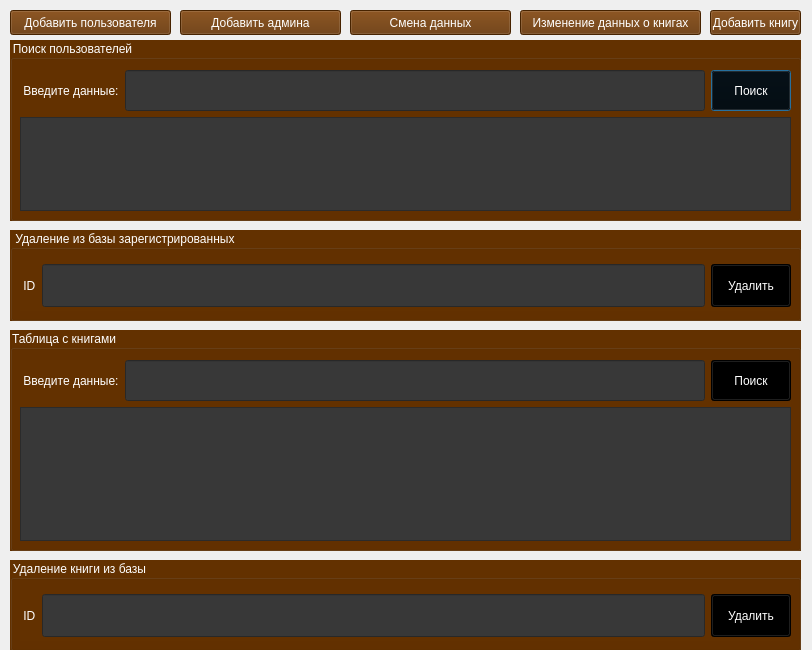
<?xml version="1.0" encoding="UTF-8"?>
<ui version="4.0">
 <class>AdminWindow</class>
 <widget class="QDialog" name="AdminWindow">
  <property name="geometry">
   <rect>
    <x>0</x>
    <y>0</y>
    <width>812</width>
    <height>650</height>
   </rect>
  </property>
  <property name="minimumSize">
   <size>
    <width>800</width>
    <height>650</height>
   </size>
  </property>
  <property name="maximumSize">
   <size>
    <width>820</width>
    <height>700</height>
   </size>
  </property>
  <property name="windowTitle">
   <string>Dialog</string>
  </property>
  <property name="styleSheet">
   <string notr="true"/>
  </property>
  <widget class="QGroupBox" name="groupBox_4">
   <property name="geometry">
    <rect>
     <x>10</x>
     <y>40</y>
     <width>791</width>
     <height>181</height>
    </rect>
   </property>
   <property name="styleSheet">
    <string notr="true">color: rgb(255, 255, 255);
background-color: rgb(99, 49, 0);</string>
   </property>
   <property name="title">
    <string>Поиск пользователей</string>
   </property>
   <widget class="QWidget" name="layoutWidget_5">
    <property name="geometry">
     <rect>
      <x>10</x>
      <y>30</y>
      <width>771</width>
      <height>141</height>
     </rect>
    </property>
    <layout class="QVBoxLayout" name="verticalLayout_12">
     <item>
      <layout class="QHBoxLayout" name="horizontalLayout_16">
       <item>
        <widget class="QLabel" name="label_21">
         <property name="minimumSize">
          <size>
           <width>0</width>
           <height>41</height>
          </size>
         </property>
         <property name="styleSheet">
          <string notr="true">color: rgb(255, 255, 255);
font: 75 14pt &quot;MS Shell Dlg 2&quot;;
</string>
         </property>
         <property name="text">
          <string> Введите данные:</string>
         </property>
        </widget>
       </item>
       <item>
        <widget class="QLineEdit" name="lineEdit_20">
         <property name="minimumSize">
          <size>
           <width>0</width>
           <height>41</height>
          </size>
         </property>
         <property name="styleSheet">
          <string notr="true">font: 14pt &quot;MS Shell Dlg 2&quot;;
color: rgb(255, 255, 255);
background-color: rgb(56, 56, 56);</string>
         </property>
         <property name="text">
          <string/>
         </property>
        </widget>
       </item>
       <item>
        <widget class="QPushButton" name="SearchUsers">
         <property name="minimumSize">
          <size>
           <width>0</width>
           <height>41</height>
          </size>
         </property>
         <property name="styleSheet">
          <string notr="true">background-color: rgb(0, 0, 0);
color: rgb(255, 255, 255);
font: 14pt &quot;MS Shell Dlg 2&quot;;</string>
         </property>
         <property name="text">
          <string>Поиск</string>
         </property>
        </widget>
       </item>
      </layout>
     </item>
     <item>
      <widget class="QTextEdit" name="textEdit_7">
       <property name="styleSheet">
        <string notr="true">font: 14pt &quot;MS Shell Dlg 2&quot;;
color: rgb(255, 255, 255);
background-color: rgb(56, 56, 56);</string>
       </property>
      </widget>
     </item>
    </layout>
   </widget>
  </widget>
  <widget class="QGroupBox" name="groupBox_5">
   <property name="geometry">
    <rect>
     <x>10</x>
     <y>230</y>
     <width>791</width>
     <height>91</height>
    </rect>
   </property>
   <property name="styleSheet">
    <string notr="true">color: rgb(255, 255, 255);
background-color: rgb(99, 49, 0);</string>
   </property>
   <property name="title">
    <string>Удаление из базы зарегистрированных</string>
   </property>
   <widget class="QWidget" name="layoutWidget_6">
    <property name="geometry">
     <rect>
      <x>10</x>
      <y>30</y>
      <width>771</width>
      <height>51</height>
     </rect>
    </property>
    <layout class="QHBoxLayout" name="horizontalLayout_17">
     <item>
      <widget class="QLabel" name="label_22">
       <property name="styleSheet">
        <string notr="true">color: rgb(255, 255, 255);
font: 75 14pt &quot;MS Shell Dlg 2&quot;;

</string>
       </property>
       <property name="text">
        <string> ID</string>
       </property>
      </widget>
     </item>
     <item>
      <widget class="QLineEdit" name="lineEdit_21">
       <property name="minimumSize">
        <size>
         <width>0</width>
         <height>43</height>
        </size>
       </property>
       <property name="styleSheet">
        <string notr="true">font: 14pt &quot;MS Shell Dlg 2&quot;;
color: rgb(255, 255, 255);
background-color: rgb(56, 56, 56);</string>
       </property>
      </widget>
     </item>
     <item>
      <widget class="QPushButton" name="Delete">
       <property name="minimumSize">
        <size>
         <width>0</width>
         <height>43</height>
        </size>
       </property>
       <property name="styleSheet">
        <string notr="true">background-color: rgb(0, 0, 0);
color: rgb(255, 255, 255);
font: 14pt &quot;MS Shell Dlg 2&quot;;</string>
       </property>
       <property name="text">
        <string>Удалить</string>
       </property>
      </widget>
     </item>
    </layout>
   </widget>
  </widget>
  <widget class="QGroupBox" name="groupBox_6">
   <property name="geometry">
    <rect>
     <x>10</x>
     <y>330</y>
     <width>791</width>
     <height>221</height>
    </rect>
   </property>
   <property name="styleSheet">
    <string notr="true">color: rgb(255, 255, 255);
background-color: rgb(99, 49, 0);</string>
   </property>
   <property name="title">
    <string>Таблица с книгами</string>
   </property>
   <widget class="QWidget" name="layoutWidget_7">
    <property name="geometry">
     <rect>
      <x>10</x>
      <y>30</y>
      <width>771</width>
      <height>181</height>
     </rect>
    </property>
    <layout class="QVBoxLayout" name="verticalLayout_13">
     <item>
      <layout class="QHBoxLayout" name="horizontalLayout_18">
       <item>
        <widget class="QLabel" name="label_23">
         <property name="minimumSize">
          <size>
           <width>0</width>
           <height>41</height>
          </size>
         </property>
         <property name="styleSheet">
          <string notr="true">color: rgb(255, 255, 255);
font: 75 14pt &quot;MS Shell Dlg 2&quot;;
</string>
         </property>
         <property name="text">
          <string> Введите данные:</string>
         </property>
        </widget>
       </item>
       <item>
        <widget class="QLineEdit" name="ProgLine">
         <property name="minimumSize">
          <size>
           <width>0</width>
           <height>41</height>
          </size>
         </property>
         <property name="styleSheet">
          <string notr="true">font: 14pt &quot;MS Shell Dlg 2&quot;;
color: rgb(255, 255, 255);
background-color: rgb(56, 56, 56);</string>
         </property>
         <property name="text">
          <string/>
         </property>
        </widget>
       </item>
       <item>
        <widget class="QPushButton" name="TableProgress">
         <property name="minimumSize">
          <size>
           <width>0</width>
           <height>41</height>
          </size>
         </property>
         <property name="styleSheet">
          <string notr="true">background-color: rgb(0, 0, 0);
color: rgb(255, 255, 255);
font: 14pt &quot;MS Shell Dlg 2&quot;;</string>
         </property>
         <property name="text">
          <string>Поиск</string>
         </property>
        </widget>
       </item>
      </layout>
     </item>
     <item>
      <widget class="QTextEdit" name="ProgInfo">
       <property name="styleSheet">
        <string notr="true">font: 14pt &quot;MS Shell Dlg 2&quot;;
color: rgb(255, 255, 255);
background-color: rgb(56, 56, 56);</string>
       </property>
      </widget>
     </item>
    </layout>
   </widget>
  </widget>
  <widget class="QPushButton" name="AddUser">
   <property name="geometry">
    <rect>
     <x>10</x>
     <y>10</y>
     <width>161</width>
     <height>25</height>
    </rect>
   </property>
   <property name="styleSheet">
    <string notr="true">background-color: rgb(99, 49, 0);
color: rgb(255, 255, 255);</string>
   </property>
   <property name="text">
    <string>Добавить пользователя</string>
   </property>
  </widget>
  <widget class="QPushButton" name="Add">
   <property name="geometry">
    <rect>
     <x>180</x>
     <y>10</y>
     <width>161</width>
     <height>25</height>
    </rect>
   </property>
   <property name="styleSheet">
    <string notr="true">background-color: rgb(99, 49, 0);
color: rgb(255, 255, 255);</string>
   </property>
   <property name="text">
    <string>Добавить админа</string>
   </property>
  </widget>
  <widget class="QGroupBox" name="groupBox_7">
   <property name="geometry">
    <rect>
     <x>10</x>
     <y>560</y>
     <width>791</width>
     <height>91</height>
    </rect>
   </property>
   <property name="styleSheet">
    <string notr="true">color: rgb(255, 255, 255);
background-color: rgb(99, 49, 0);</string>
   </property>
   <property name="title">
    <string>Удаление книги из базы</string>
   </property>
   <widget class="QWidget" name="layoutWidget_8">
    <property name="geometry">
     <rect>
      <x>10</x>
      <y>30</y>
      <width>771</width>
      <height>51</height>
     </rect>
    </property>
    <layout class="QHBoxLayout" name="horizontalLayout_19">
     <item>
      <widget class="QLabel" name="label_24">
       <property name="styleSheet">
        <string notr="true">color: rgb(255, 255, 255);
font: 75 14pt &quot;MS Shell Dlg 2&quot;;

</string>
       </property>
       <property name="text">
        <string> ID</string>
       </property>
      </widget>
     </item>
     <item>
      <widget class="QLineEdit" name="LineProgDelete">
       <property name="minimumSize">
        <size>
         <width>0</width>
         <height>43</height>
        </size>
       </property>
       <property name="styleSheet">
        <string notr="true">font: 14pt &quot;MS Shell Dlg 2&quot;;
color: rgb(255, 255, 255);
background-color: rgb(56, 56, 56);</string>
       </property>
      </widget>
     </item>
     <item>
      <widget class="QPushButton" name="DeleteProg">
       <property name="minimumSize">
        <size>
         <width>0</width>
         <height>43</height>
        </size>
       </property>
       <property name="styleSheet">
        <string notr="true">background-color: rgb(0, 0, 0);
color: rgb(255, 255, 255);
font: 14pt &quot;MS Shell Dlg 2&quot;;</string>
       </property>
       <property name="text">
        <string>Удалить</string>
       </property>
      </widget>
     </item>
    </layout>
   </widget>
  </widget>
  <widget class="QPushButton" name="Change">
   <property name="geometry">
    <rect>
     <x>350</x>
     <y>10</y>
     <width>161</width>
     <height>25</height>
    </rect>
   </property>
   <property name="styleSheet">
    <string notr="true">background-color: rgb(99, 49, 0);
color: rgb(255, 255, 255);</string>
   </property>
   <property name="text">
    <string>Смена данных</string>
   </property>
  </widget>
  <widget class="QPushButton" name="Change_2">
   <property name="geometry">
    <rect>
     <x>520</x>
     <y>10</y>
     <width>181</width>
     <height>25</height>
    </rect>
   </property>
   <property name="styleSheet">
    <string notr="true">background-color: rgb(99, 49, 0);
color: rgb(255, 255, 255);</string>
   </property>
   <property name="text">
    <string>Изменение данных о книгах</string>
   </property>
  </widget>
  <widget class="QPushButton" name="Change_3">
   <property name="geometry">
    <rect>
     <x>710</x>
     <y>10</y>
     <width>91</width>
     <height>25</height>
    </rect>
   </property>
   <property name="styleSheet">
    <string notr="true">background-color: rgb(99, 49, 0);
color: rgb(255, 255, 255);</string>
   </property>
   <property name="text">
    <string>Добавить книгу</string>
   </property>
  </widget>
 </widget>
 <resources/>
 <connections/>
</ui>
